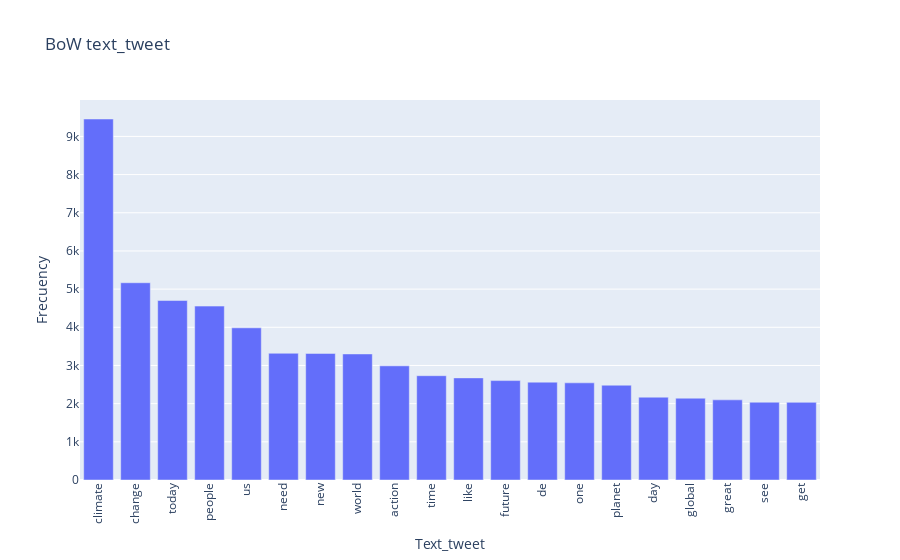

This figure's notebook cell:
### Code cell
# process for text_tweet

tokens_text_tweet = [w.lower() for w in all_tokens_text_tweet if len(w) > 1]
tokens_text_tweet = [w for w in tokens_text_tweet if w.isalpha()]
tokens_text_tweet = [w for w in tokens_text_tweet if w not in stop_words_nltk]
fdist = nltk.FreqDist(tokens_text_tweet)
topwords = fdist.most_common(20)
print("Size of new BoW text_tweet =", len(fdist))
x, y = zip(*topwords)
fig = px.bar(x=x, y=y, title = "BoW text_tweet", labels = {"x":"Text_tweet", "y":"Frecuency"})
fig.update_xaxes(tickangle=270)
fig.show()

### Figure 1 — Plotly figure (JSON) as saved in the notebook; plotly's stock layout.template omitted (floating-point values rounded to 4 significant figures)
{"data": [{"alignmentgroup": "True", "hovertemplate": "Text_tweet=%{x}<br>Frecuency=%{y}<extra></extra>", "legendgroup": "", "marker": {"color": "#636efa", "pattern": {"shape": ""}}, "name": "", "offsetgroup": "", "orientation": "v", "showlegend": false, "textposition": "auto", "type": "bar", "x": ["climate", "change", "today", "people", "us", "need", "new", "world", "action", "time", "like", "future", "de", "one", "planet", "day", "global", "great", "see", "get"], "xaxis": "x", "y": [9456, 5167, 4701, 4555, 3986, 3319, 3315, 3302, 2990, 2732, 2675, 2604, 2563, 2545, 2483, 2169, 2143, 2099, 2037, 2034], "yaxis": "y"}], "layout": {"barmode": "relative", "legend": {"tracegroupgap": 0}, "title": {"text": "BoW text_tweet"}, "xaxis": {"anchor": "y", "domain": [0, 1], "tickangle": -90, "title": {"text": "Text_tweet"}}, "yaxis": {"anchor": "x", "domain": [0, 1], "title": {"text": "Frecuency"}}}}
